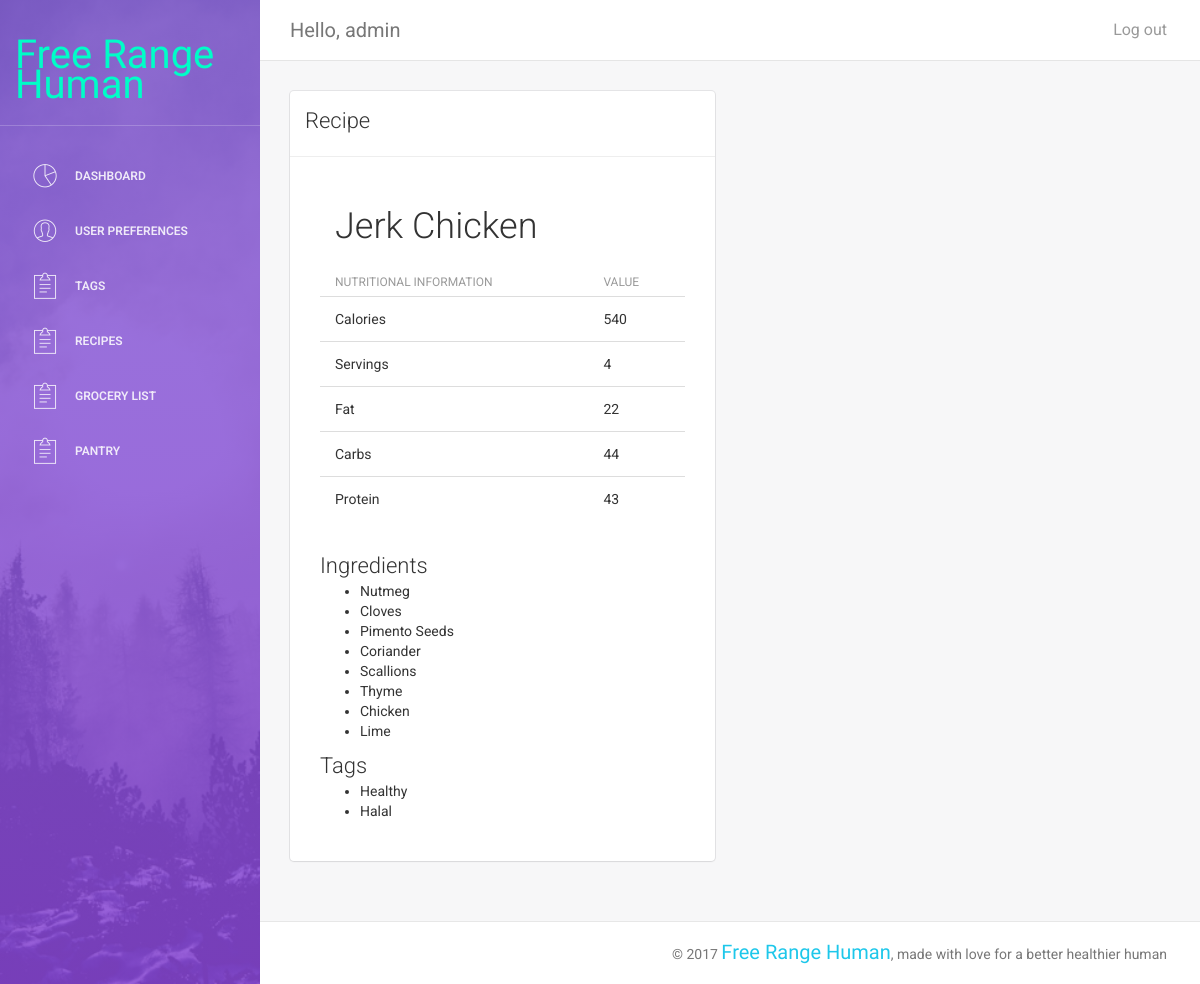
The page /dashboard/recipe/15/ (signed in) on the database its author committed.
### dashboard/models.py (models this page shows, shortened)
class Recipe(models.Model):
	recipe_id = models.AutoField(primary_key=True)
	recipe_name = models.CharField(max_length=50)
	calories = models.IntegerField()
	servings = models.IntegerField()
	fat = models.IntegerField()
	carb = models.IntegerField()
	protein = models.IntegerField()
	ingredients = models.ManyToManyField(Ingredient)
	tags = models.ManyToManyField(Tag)

class Ingredient(models.Model):
	ing_id = models.AutoField(primary_key=True)
	ing_name = models.CharField(max_length=60)
	ing_num = models.IntegerField()

class Tag(models.Model):
	tag_id = models.AutoField(primary_key=True)
	tag_name = models.CharField(max_length=30)

### dashboard/views.py (the view)
# urls.py: url(r'^recipe/(?P<pk>\d+)/$', views.recipe, name='recipe'),
@login_required
def recipe(request, pk):
    recipe = get_object_or_404(Recipe, pk=pk)
    return render(request, 'recipe.html', {'recipe': recipe})

### dashboard/templates/recipe.html
{% extends "theme/dashboard.html" %} {% block content %}
<div class="col-md-6">
    <div class="card">
        <div class="header">
            <h4 class="title">Recipe</h4>
        </div>
        <hr>
        <div class="content">
            <div class="container-fluid">
                <div class="row">
                    <div class="col-md-12">
                        <div class="card card-plain">
                            <div class="header">
                                <h2 class="title">{{recipe.recipe_name}}</h2>
                            </div>
                            <div class="content table-responsive table-full-width">
                                <table class="table table-hover">
                                    <thead>
                                        <tr>
                                            <th>Nutritional Information</th>
                                            <th>Value</th>
                                        </tr>
                                    </thead>
                                    <tbody>
                                        <tr>
                                            <td>
                                                Calories
                                                <br>
                                            </td>
                                            <td>
                                                {{ recipe.calories }}
                                                <br>
                                            </td>
                                        </tr>
                                        <tr>
                                            <td>
                                                Servings
                                                <br>
                                            </td>
                                            <td>
                                                {{ recipe.servings }}
                                                <br>
                                            </td>
                                        </tr>
                                        <tr>
                                            <td>
                                                Fat
                                                <br>
                                            </td>
                                            <td>
                                                {{ recipe.fat }}
                                                <br>
                                            </td>
                                        </tr>
                                        <tr>
                                            <td>
                                                Carbs
                                                <br>
                                            </td>
                                            <td>
                                                {{ recipe.carb }}
                                                <br>
                                            </td>
                                        </tr>
                                        <tr>
                                            <td>
                                                Protein
                                                <br>
                                            </td>
                                            <td>
                                                {{ recipe.protein }}
                                                <br>
                                            </td>
                                        </tr>
                                    </tbody>
                                </table>
                            </div>
                            <h4 class="title">Ingredients</h4>
                            <ul>
                                {% for tag in recipe.ingredients.all %}
                                <li>{{ tag.ing_name }}</li>
                                {% endfor %}
                            </ul>
                            <h4 class="title">Tags</h4>
                            <ul>
                                {% for tag in recipe.tags.all %}
                                <li>{{ tag.tag_name }}</li>
                                {% endfor %}
                            </ul>
                        </div>
                    </div>
                </div>
            </div>
        </div>
    </div>
</div>
{% endblock %}

### dashboard/templates/theme/dashboard.html (shortened to what this page needs)
<!doctype html>
<html lang="en">
<head>
    <meta charset="utf-8" /> {% load static %}
    {% load static %}
    <link href="{% static 'assets/css/bootstrap.min.css' %}" rel="stylesheet" />
    {% load static %}
    <link href="{% static 'assets/css/animate.min.css' %}" rel="stylesheet" />
    {% load static %}
    <link href="{% static 'assets/css/light-bootstrap-dashboard.css' %}" rel="stylesheet" />
    {% load static %}
    <link href="{% static 'css/styles.css' %}" rel="stylesheet" />
    <link href="http://maxcdn.bootstrapcdn.com/font-awesome/4.2.0/css/font-awesome.min.css" rel="stylesheet">
    <link href='http://fonts.googleapis.com/css?family=Roboto:400,700,300' rel='stylesheet' type='text/css'> {% load static %}
    <link href="{% static 'assets/css/pe-icon-7-stroke.css' %}" rel="stylesheet" />
</head>
<body>
    <div class="wrapper">
        <div class="sidebar" data-color="purple" data-image="assets/img/sidebar-5.jpg">
            <div class="sidebar-wrapper">
                <div class="logo">
                    <h4 class="company-name">Free Range Human</h4>
                </div>
                <ul class="nav">
                    <li>
                        <a href="{% url 'main' %}">
                        <i class="pe-7s-graph"></i>
                        <p>Dashboard</p>
                    </a>
                    </li>
                    {% if user.is_authenticated %}
                    <li>
                        <a href="{% url 'pref' %}">
                        <i class="pe-7s-user"></i>
                        <p>User Preferences</p>
                    </a>
                    </li>
                    <li>
                        <a href="{% url 'tags' %}">
                        <i class="pe-7s-note2"></i>
                        <p>Tags</p>
                    </a>
                    </li>
                    <li>
                        <a href="{% url 'recipes' %}">
                        <i class="pe-7s-note2"></i>
                        <p>Recipes</p>
                    </a>
                    </li>
                    <li>
                        <a href="{% url 'groceries' %}">
                        <i class="pe-7s-note2"></i>
                        <p>Grocery List</p>
                    </a>
                    </li>
                    <li>
                        <a href="{% url 'pantry' %}">
                        <i class="pe-7s-note2"></i>
                        <p>Pantry</p>
                    </a>
                    </li>
                    {% endif %}
                    </ul>
            </div>
        </div>
        <div class="main-panel">
            <nav class="navbar navbar-default navbar-fixed">
                <div class="container-fluid">
                    <div class="navbar-header">
                        {% if user.is_authenticated %}
                        <a class="navbar-brand">Hello, {{ user.get_username }}</a> {% else %}
                        <a class="navbar-brand" href="">Dashboard</a> {% endif %}
                    </div>
                    <div class="collapse navbar-collapse">
                        <ul class="nav navbar-nav navbar-right">
                            {% if user.is_authenticated %}
                            <li><a href="{% url 'logout'%}?next=/dashboard/">Log out</a></li>
                            {% else %}
                            <li><a href="{% url 'login'%}?next=/dashboard/">Login</a></li>
                            <li><a href="{% url 'signup'%}?next=/dashboard/">Register</a></li>
                            {% endif %}
                        </ul>
                    </div>
                </div>
            </nav>
            <div class="content">
                <div class="container-fluid">
                    <div class="row">
                        {% block content %}
                        {% endblock %}
                    </div>
                </div>
            </div>
            <footer class="footer">
                <div class="container-fluid">
                    <p class="copyright pull-right">
                        &copy;
                        <a class="company-font">Free Range Human</a>, made with love for a better healthier human
                    </p>
                </div>
            </footer>
        </div>
    </div>
</body>
{% load static %}
{% load static %}
{% load static %}
{% load static %}
{% load static %}
{% load static %}
</html>

### dashboard/static/css/styles.css (style rules this page uses)
.company-font { font-family: 'Amatic SC', cursive; font-size: 20px; }
.company-name { font-family: 'Amatic SC', cursive; color: #00FDC8; font-size: 40px; }
li a { line-height: 1.5; font-size: 16px; margin: 0 0 10px; font-weight: 400; }

### rows shown on the page
Recipe: recipe_name "Jerk Chicken", calories "540", servings "4", fat "22", carb "44", protein "43"
Ingredient: ing_name "Nutmeg"
Ingredient: ing_name "Cloves"
Ingredient: ing_name "Pimento Seeds"
Ingredient: ing_name "Coriander"
Ingredient: ing_name "Scallions"
Ingredient: ing_name "Thyme"
Ingredient: ing_name "Chicken"
Ingredient: ing_name "Lime"
Tag: tag_name "Healthy"
Tag: tag_name "Halal"

### other values the page prints
{{ user.get_username }} "admin"
